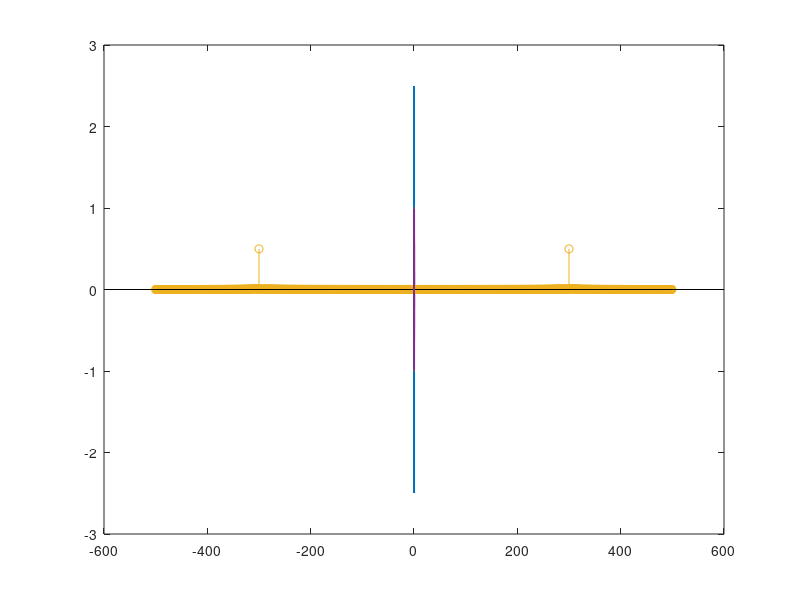

Write the MATLAB code that produced this figure.
%% Lab work 1.6.
Fs = 1000;
f1 = 100;f2 = 200; f3 = 300;
A1 = 1; A2 = 1; A3 = 1;
phi = 0;
t = 0 : 1/Fs : 1-1/Fs;
s1 = A1 * sin( 2*pi*f1*t + phi);
s2 = A2 * sin( 2*pi*f2*t + phi);
s3 = A3 * sin( 2*pi*f3*t + phi);
s4 = s1+s2+s3;
plot(t, s4);
%% Filtering of frequencies
f_min = 280/(0.5*Fs);
f_max = 310/(0.5*Fs);
%f_min = 80//(0.5*Fs);
%f_max = 110/(0.5*Fs);
%f_min = 180//(0.5*Fs);
%f_max = 210/(0.5*Fs);
b = fir1(240,[f_min f_max]);%define filter coeficients
s_c_fil1 = filtfilt(b,1,s4);%filter
hold on
plot(t, s_c_fil1);
freq  = ( ( 0 : length(t)-1 ) /length(t) -0.5 ) * Fs;%frequencys in signal
Xf_s12_filter = abs(fftshift(fft( s_c_fil1 )));% fast fourier transformation 
stem(freq,Xf_s12_filter/length(t)) ;
%% convolution performance
s5 = conv(b,s4);%b filter coeficients, s4 - original signal
Fs2 = 1240;
hold on
t2 = 0 : 1/Fs2 : 1-1/Fs2;
plot(t2,s5);